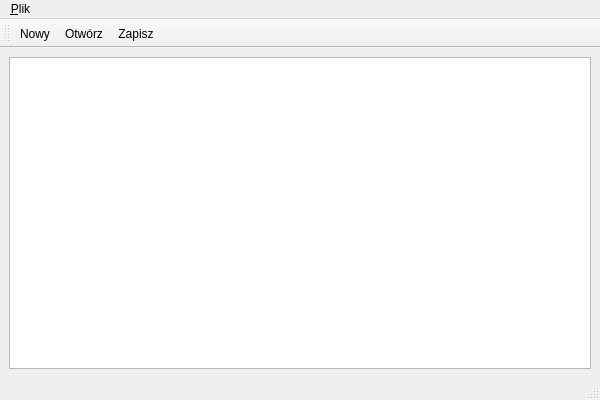
<ui version="4.0" >
 <class>Window</class>
 <widget class="QMainWindow" name="Window" >
  <property name="geometry" >
   <rect>
    <x>0</x>
    <y>0</y>
    <width>600</width>
    <height>400</height>
   </rect>
  </property>
  <property name="windowTitle" >
   <string>Edytor tekstu - QtDesigner</string>
  </property>
  <property name="windowIcon" >
   <iconset resource="mywindow.qrc" >:/images/qt.png</iconset>
  </property>
  <widget class="QWidget" name="centralwidget" >
   <property name="enabled" >
    <bool>true</bool>
   </property>
   <layout class="QVBoxLayout" >
    <item>
     <widget class="QTextEdit" name="textEdit" />
    </item>
   </layout>
  </widget>
  <widget class="QMenuBar" name="menubar" >
   <property name="geometry" >
    <rect>
     <x>0</x>
     <y>0</y>
     <width>600</width>
     <height>23</height>
    </rect>
   </property>
   <widget class="QMenu" name="fileMenu" >
    <property name="title" >
     <string>&amp;Plik</string>
    </property>
    <addaction name="fileMenuNew" />
    <addaction name="fileMenuOpen" />
    <addaction name="fileMenuSave" />
    <addaction name="fileMenuSaveAs" />
    <addaction name="separator" />
    <addaction name="fileMenuQuit" />
   </widget>
   <addaction name="fileMenu" />
  </widget>
  <widget class="QStatusBar" name="statusBar" >
   <property name="statusTip" >
    <string/>
   </property>
  </widget>
  <widget class="QToolBar" name="toolBar" >
   <property name="windowTitle" >
    <string>toolBar</string>
   </property>
   <attribute name="toolBarArea" >
    <enum>TopToolBarArea</enum>
   </attribute>
   <attribute name="toolBarBreak" >
    <bool>false</bool>
   </attribute>
   <addaction name="fileMenuNew" />
   <addaction name="fileMenuOpen" />
   <addaction name="fileMenuSave" />
  </widget>
  <action name="fileMenuNew" >
   <property name="icon" >
    <iconset resource="mywindow.qrc" >:/images/new.png</iconset>
   </property>
   <property name="text" >
    <string>&amp;Nowy</string>
   </property>
   <property name="statusTip" >
    <string>Tworzy nowy plik</string>
   </property>
   <property name="shortcut" >
    <string>Ctrl+N</string>
   </property>
  </action>
  <action name="fileMenuOpen" >
   <property name="icon" >
    <iconset resource="mywindow.qrc" >:/images/open.png</iconset>
   </property>
   <property name="text" >
    <string>Otwórz</string>
   </property>
   <property name="statusTip" >
    <string>Odczytuje plik</string>
   </property>
   <property name="shortcut" >
    <string>Ctrl+O</string>
   </property>
  </action>
  <action name="fileMenuSave" >
   <property name="icon" >
    <iconset resource="mywindow.qrc" >:/images/save.png</iconset>
   </property>
   <property name="text" >
    <string>Zapisz</string>
   </property>
   <property name="statusTip" >
    <string>Zapisuje bieżące zmiany</string>
   </property>
  </action>
  <action name="fileMenuSaveAs" >
   <property name="text" >
    <string>Zapisz jako</string>
   </property>
   <property name="statusTip" >
    <string>Zapisuje jako nowy plik</string>
   </property>
  </action>
  <action name="fileMenuQuit" >
   <property name="text" >
    <string>Wyjście</string>
   </property>
   <property name="statusTip" >
    <string>Zakończenie działania programu</string>
   </property>
  </action>
 </widget>
 <resources>
  <include location="mywindow.qrc" />
 </resources>
 <connections/>
</ui>
